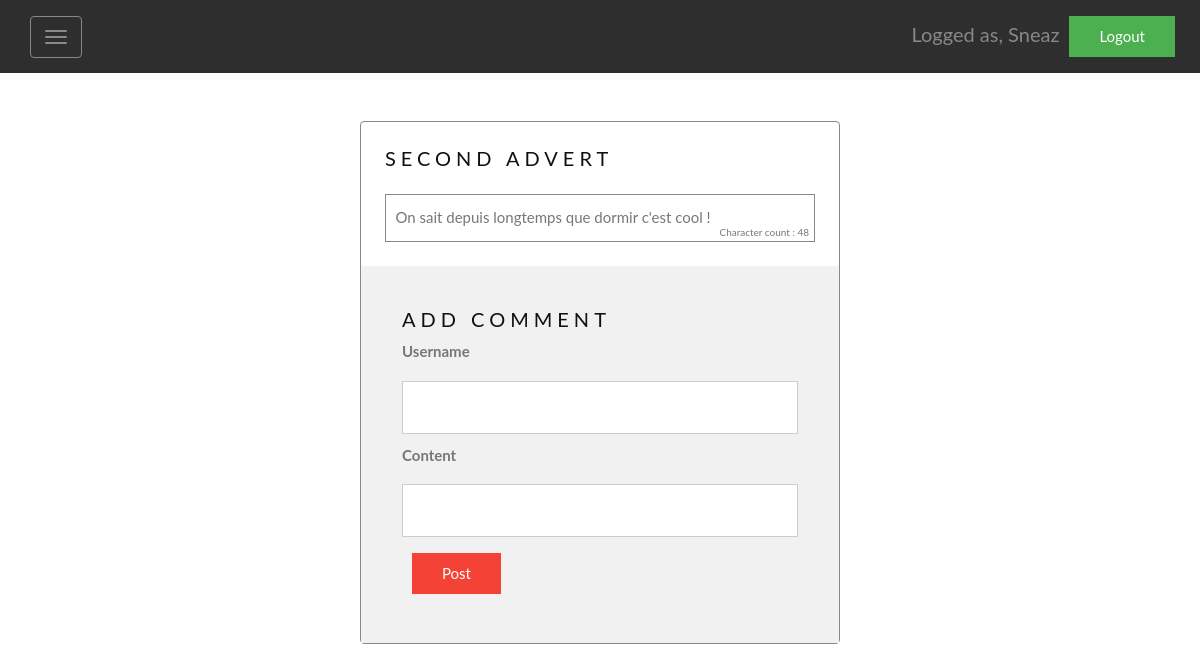
Screenshot of /index.php?article=showOne&id=15 (signed in) with the database file from the repository.
### tables this page shows
CREATE TABLE `article` (
  `id` int(11) NOT NULL AUTO_INCREMENT,
  `title` varchar(255) NOT NULL,
  `content` varchar(255) NOT NULL,
  `author` int(11) NOT NULL,
  PRIMARY KEY (`id`),
  KEY `author` (`author`),
  CONSTRAINT `article_ibfk_1` FOREIGN KEY (`author`) REFERENCES `user` (`id`)
);

### src/function.php (called while the page is built, shortened)
<?php
	function viewAdvert(object $pdo, int $id)
	{
		$query = 'SELECT * FROM article WHERE id = :id';
		$statement = $pdo->prepare($query);
		$statement->execute([':id' => $id]);
        $matable = $statement->fetch(PDO::FETCH_ASSOC);
        return $matable;
	}

### src/controller.php (called while the page is built, shortened)
<?php
	require('function.php');
	$PDO = connexionDB();
	if (isset($_SESSION["connexion"]))
	{
		if($_GET["article"] == "editOne" || $_GET["article"] == "showOne" && isset($_GET["id"]) && !empty($_GET["id"])) {
			$myadvert = viewAdvert($PDO, $_GET["id"]);
		} else if($_GET["article"] == "showAll" && isset($_GET['page'])) {
			$advertPerPage=5;
			$pages=ceil(countAdvert($PDO)/$advertPerPage);
	     	$actualPage=intval($_GET['page']);
		    if($actualPage>$pages)
		    {
		          $actualPage=$pages;
		    }
			$pagePosition=($actualPage-1)*$advertPerPage;
			$myArrayAdvert = showAdvertByPage($PDO, $pagePosition, $advertPerPage);
		} else if ($_GET["article"] == "deleteOne" && isset($_GET["id"]) && !empty($_GET["id"])) {
			deleteAdvert($PDO, $_GET["id"]);
		} else if ($_GET["advertEdit"] == "true") {
			editAdvert($PDO, $_GET["titleAdvertEdit"], $_GET["contentAdvertEdit"], $_GET["id"]);
		}
	}

### src/articles.php (the view, shortened to what this page needs)
<?php   if($_GET["article"] == "editOne" && $myadvert != false){ ?>
            <div class="article">
                <form method="GET">
                    <input type="text" name="id" value="<?= $myadvert['id']; ?>" hidden>
                    <div class="title articlepart">
                        <h1 style="text-align: center;">Edit advert</h1>
                        <label for="titleAdvertEdit"><b>Titre</b></label>
                        <input type="text" placeholder="<?= $myadvert['title']; ?>" name="titleAdvertEdit" class="formConnexion">
                    </div>
                    <div class="content articlepart">
                        <label for="contentAdvertEdit"><b>Content</b></label>
                        <input type="text" placeholder="<?= $myadvert['content']; ?>" name="contentAdvertEdit" class="formConnexion">
                    </div>
                    <div class="container1" style="background-color:#f1f1f1">
                        <button type="submit" name="advertEdit" class="cancelbtn" value="true">Edit</button>
                    </div>
                </form>
            </div>
<?php   } else if($_GET["article"] == "showOne" && isset($_GET["id"])) { ?>
                <div class="article">
                    <div class="title articlepart">
                        <h3><?= $myadvert['title']; ?></h3>
                    </div>
                    <div class="content articlepart" style="position:relative">
                        <?= $myadvert['content']; ?>
                        <?= "<div style=\"font-size:10px;float:right; position:absolute;bottom:0;right:5px;\">Character count : ".strlen($myadvert['content'])."</div>"; ?>
                    </div>
                    <div class="container1" style="background-color:#f1f1f1">
                        <form method="POST">
                            <div class="title articlepart">
                                <h3>Add Comment</h3>
                                <label for="advertCommentUser"><b>Username</b></label>
                                <input type="text" name="advertCommentUser" class="formConnexion">
                                <label for="advertCommentContent"><b>Content</b></label>
                                <input type="text" name="advertCommentContent" class="formConnexion">
                                <button type="submit" name="advertComment" class="cancelbtn" value="true">Post</button>
                            </div>
                        </form>
                    </div>
                </div>
        <?php } else if (!empty($_GET["article"])) { ?>
            <div class="article">
                <div class="title articlepart">
                    <h3 style='color:red; text-align: center;'>No Advert</h3>
                </div>
            </div>
<?php   } ?>

### src/css/style.css (style rules this page uses)
body, html { margin: 0; font: 400 15px/1.8 "Lato", sans-serif; color: #777; background-image: url("../img/background.jpg"); background-attachment: fixed; background-size: cover; width: 100%; height:100%; position: relative; min-height: 620px; background-repeat: no-repeat; }
input { border-width: 1px; padding:5px; }
form { border: 3px solid #f1f1f1; }
button:not(.navbar-toggle) { color: white; border: none; cursor: pointer; }
h3 { letter-spacing: 5px; text-transform: uppercase; font: 20px "Lato", sans-serif; color: #111; }
.formConnexion { width: 100%; padding: 12px 20px; margin: 8px 0; display: inline-block; border: 1px solid #ccc; box-sizing: border-box; }
.cancelbtn { width: auto; background-color: #f44336; margin-left:2%; padding: 7px 30px; margin: 8px 10px; }
.container1 { padding: 16px; }
.article { margin-left:30%; border: 1px solid transparent; border-radius: 4px; border-color: #888; position:relative; margin-top:4%; width:40%; background-color:white; }
.articlepart { position:relative; }
.title { margin:5%; }
.content { padding:2%; margin-right:5%; margin-left:5%; margin-bottom:5%; border: 1px solid transparent; border-color: #888; }

### rows the page displays
article: title "SECOND ADVERT", content "On sait depuis longtemps que dormir c'est cool !", content "48"

### other values shown
$_SESSION["connexion"] "Sneaz"
